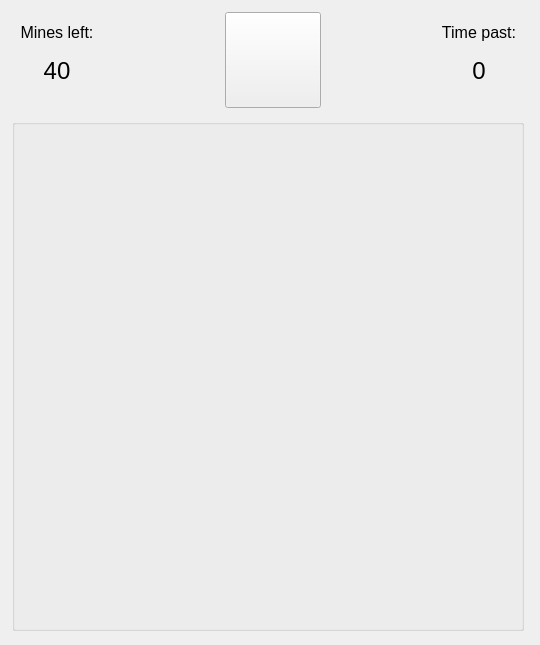
<?xml version="1.0" encoding="UTF-8"?>
<ui version="4.0">
 <class>Widget</class>
 <widget class="QWidget" name="Widget">
  <property name="geometry">
   <rect>
    <x>0</x>
    <y>0</y>
    <width>540</width>
    <height>645</height>
   </rect>
  </property>
  <property name="minimumSize">
   <size>
    <width>540</width>
    <height>645</height>
   </size>
  </property>
  <property name="maximumSize">
   <size>
    <width>540</width>
    <height>645</height>
   </size>
  </property>
  <property name="windowTitle">
   <string>Minesweeper - Aleks Angelov</string>
  </property>
  <property name="windowIcon">
   <iconset resource="resources.qrc">
    <normaloff>:/images/minesweeper.png</normaloff>:/images/minesweeper.png</iconset>
  </property>
  <widget class="QLabel" name="minesleft">
   <property name="geometry">
    <rect>
     <x>9</x>
     <y>9</y>
     <width>96</width>
     <height>48</height>
    </rect>
   </property>
   <property name="text">
    <string>&lt;html&gt;&lt;head/&gt;&lt;body&gt;&lt;p&gt;&lt;span style=&quot; font-size:12pt;&quot;&gt;Mines left:&lt;/span&gt;&lt;/p&gt;&lt;/body&gt;&lt;/html&gt;</string>
   </property>
   <property name="alignment">
    <set>Qt::AlignCenter</set>
   </property>
  </widget>
  <widget class="QLabel" name="minesleftvalue">
   <property name="geometry">
    <rect>
     <x>9</x>
     <y>57</y>
     <width>96</width>
     <height>48</height>
    </rect>
   </property>
   <property name="text">
    <string>&lt;html&gt;&lt;head/&gt;&lt;body&gt;&lt;p&gt;&lt;span style=&quot; font-size:18pt;&quot;&gt;40&lt;/span&gt;&lt;/p&gt;&lt;/body&gt;&lt;/html&gt;</string>
   </property>
   <property name="alignment">
    <set>Qt::AlignHCenter|Qt::AlignTop</set>
   </property>
  </widget>
  <widget class="QPushButton" name="newgame">
   <property name="geometry">
    <rect>
     <x>225</x>
     <y>12</y>
     <width>96</width>
     <height>96</height>
    </rect>
   </property>
   <property name="text">
    <string/>
   </property>
   <property name="icon">
    <iconset resource="resources.qrc">
     <normaloff>:/images/newgame.png</normaloff>:/images/newgame.png</iconset>
   </property>
   <property name="iconSize">
    <size>
     <width>84</width>
     <height>84</height>
    </size>
   </property>
  </widget>
  <widget class="QLabel" name="timepast">
   <property name="geometry">
    <rect>
     <x>431</x>
     <y>9</y>
     <width>96</width>
     <height>48</height>
    </rect>
   </property>
   <property name="text">
    <string>&lt;html&gt;&lt;head/&gt;&lt;body&gt;&lt;p&gt;&lt;span style=&quot; font-size:12pt;&quot;&gt;Time past:&lt;/span&gt;&lt;/p&gt;&lt;/body&gt;&lt;/html&gt;</string>
   </property>
   <property name="alignment">
    <set>Qt::AlignCenter</set>
   </property>
  </widget>
  <widget class="QLabel" name="timepastvalue">
   <property name="geometry">
    <rect>
     <x>431</x>
     <y>57</y>
     <width>96</width>
     <height>48</height>
    </rect>
   </property>
   <property name="text">
    <string>&lt;html&gt;&lt;head/&gt;&lt;body&gt;&lt;p&gt;&lt;span style=&quot; font-size:18pt;&quot;&gt;0&lt;/span&gt;&lt;/p&gt;&lt;/body&gt;&lt;/html&gt;</string>
   </property>
   <property name="alignment">
    <set>Qt::AlignHCenter|Qt::AlignTop</set>
   </property>
  </widget>
  <widget class="QGroupBox" name="field">
   <property name="geometry">
    <rect>
     <x>12</x>
     <y>119</y>
     <width>512</width>
     <height>512</height>
    </rect>
   </property>
   <property name="title">
    <string/>
   </property>
  </widget>
 </widget>
 <layoutdefault spacing="6" margin="11"/>
 <resources>
  <include location="resources.qrc"/>
 </resources>
 <connections/>
</ui>
